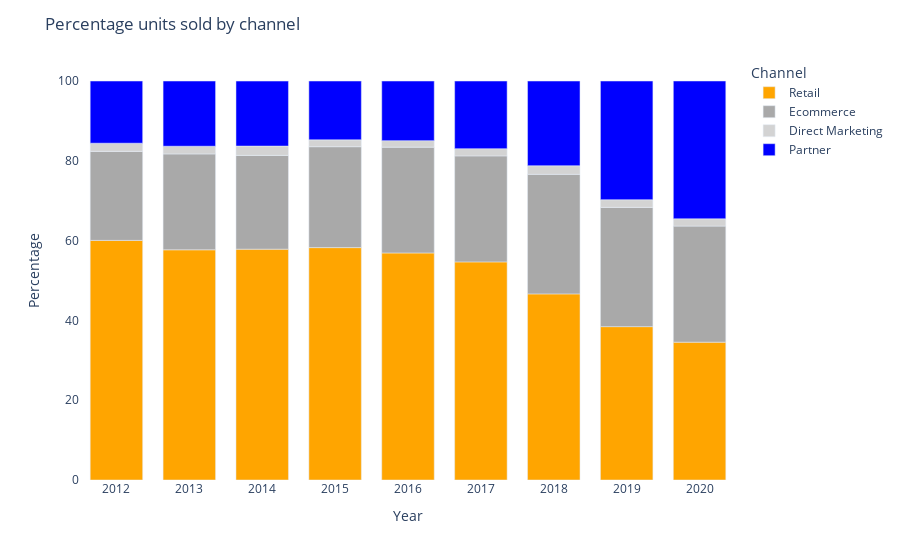

The code cell stored with this chart in its notebook:
### Code cell
color_discrete_map = {"Retail": "orange","Partner":"blue","Ecommerce":"darkgray","Direct Marketing":"lightgrey"}


fig = px.bar(data_prcnt_100, x="Year", y=["Retail","Ecommerce","Direct Marketing","Partner"],
            color_discrete_map=color_discrete_map)

fig.update_layout(
    title_text='Percentage units sold by channel', # title of plot
    xaxis_title_text='Year', # xaxis label
    yaxis_title_text='Percentage', # yaxis label
    bargap=0.2, # gap between bars of adjacent location coordinates
    bargroupgap=0.1, # gap between bars of the same location coordinates
    showlegend=True,
    plot_bgcolor="white"
)
fig.update_layout(legend_title_text="Channel")
fig.show()

### Figure 1 — Plotly figure (JSON) as saved in the notebook; plotly's stock layout.template omitted (floating-point values rounded to 4 significant figures)
{"data": [{"alignmentgroup": "True", "hovertemplate": "variable=Retail<br>Year=%{x}<br>value=%{y}<extra></extra>", "legendgroup": "Retail", "marker": {"color": "orange", "pattern": {"shape": ""}}, "name": "Retail", "offsetgroup": "Retail", "orientation": "v", "showlegend": true, "textposition": "auto", "type": "bar", "x": [2012, 2013, 2014, 2015, 2016, 2017, 2018, 2019, 2020], "xaxis": "x", "y": [60.06, 57.7, 57.86, 58.25, 56.91, 54.67, 46.65, 38.44, 34.55], "yaxis": "y"}, {"alignmentgroup": "True", "hovertemplate": "variable=Ecommerce<br>Year=%{x}<br>value=%{y}<extra></extra>", "legendgroup": "Ecommerce", "marker": {"color": "darkgray", "pattern": {"shape": ""}}, "name": "Ecommerce", "offsetgroup": "Ecommerce", "orientation": "v", "showlegend": true, "textposition": "auto", "type": "bar", "x": [2012, 2013, 2014, 2015, 2016, 2017, 2018, 2019, 2020], "xaxis": "x", "y": [22.31, 24.03, 23.5, 25.29, 26.52, 26.57, 29.96, 29.89, 29.09], "yaxis": "y"}, {"alignmentgroup": "True", "hovertemplate": "variable=Direct Marketing<br>Year=%{x}<br>value=%{y}<extra></extra>", "legendgroup": "Direct Marketing", "marker": {"color": "lightgrey", "pattern": {"shape": ""}}, "name": "Direct Marketing", "offsetgroup": "Direct Marketing", "orientation": "v", "showlegend": true, "textposition": "auto", "type": "bar", "x": [2012, 2013, 2014, 2015, 2016, 2017, 2018, 2019, 2020], "xaxis": "x", "y": [2.05, 1.93, 2.34, 1.72, 1.63, 1.8, 2.16, 1.92, 1.82], "yaxis": "y"}, {"alignmentgroup": "True", "hovertemplate": "variable=Partner<br>Year=%{x}<br>value=%{y}<extra></extra>", "legendgroup": "Partner", "marker": {"color": "blue", "pattern": {"shape": ""}}, "name": "Partner", "offsetgroup": "Partner", "orientation": "v", "showlegend": true, "textposition": "auto", "type": "bar", "x": [2012, 2013, 2014, 2015, 2016, 2017, 2018, 2019, 2020], "xaxis": "x", "y": [15.58, 16.34, 16.29, 14.74, 14.94, 16.96, 21.23, 29.75, 34.55], "yaxis": "y"}], "layout": {"bargap": 0.2, "bargroupgap": 0.1, "barmode": "relative", "legend": {"title": {"text": "Channel"}, "tracegroupgap": 0}, "margin": {"t": 60}, "plot_bgcolor": "white", "showlegend": true, "title": {"text": "Percentage units sold by channel"}, "xaxis": {"anchor": "y", "domain": [0, 1], "title": {"text": "Year"}}, "yaxis": {"anchor": "x", "domain": [0, 1], "title": {"text": "Percentage"}}}}
